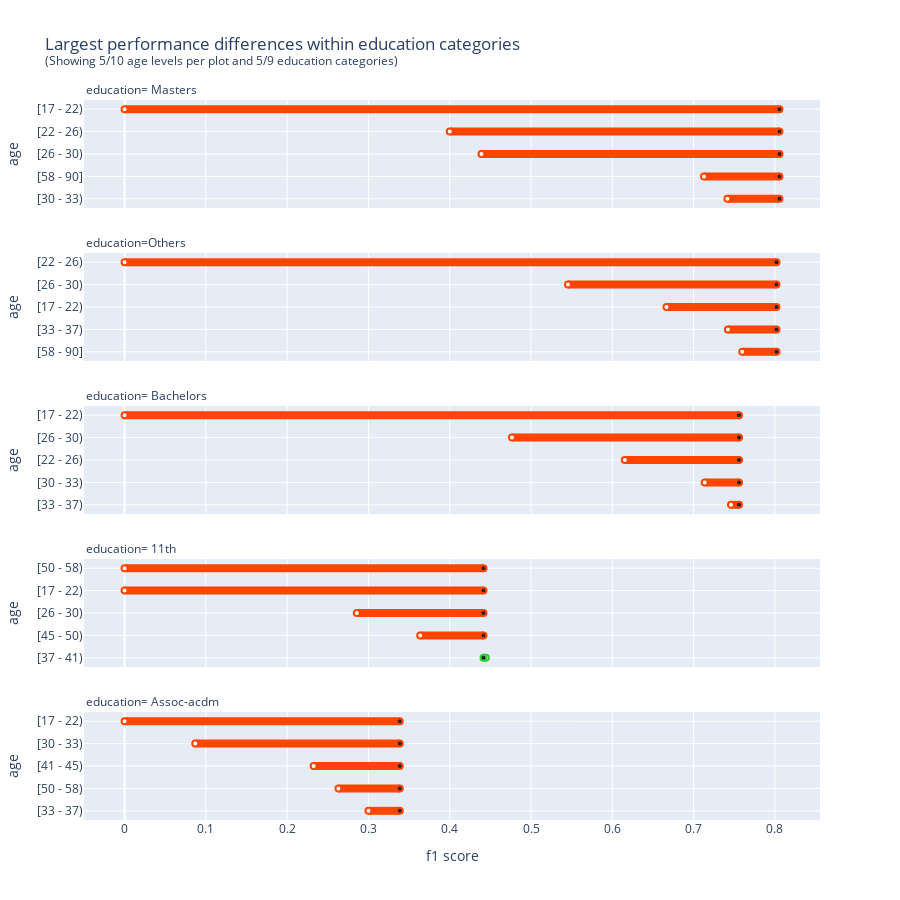

Notebook code cell kept with this figure:
### Code cell
check = PerformanceDisparityReport(protected_feature="age", control_feature="education", scorer="f1", max_subgroups_per_category_to_display=5, max_categories_to_display=5)
res = check.run(dataset, model=model)
res.display[0].show(rendered="svg")

### Figure 1 — Plotly figure (JSON) as saved in the notebook; plotly's stock layout.template omitted (floating-point values rounded to 4 significant figures)
{"data": [{"cliponaxis": false, "hovertemplate": ["%{y}: %{x} (group size: 96)<extra></extra>", "baseline: %{x} (group size: 1723)<extra></extra>"], "line": {"color": "orangered", "width": 8}, "marker": {"color": ["white", "#222222"], "line": {"color": ["orangered", "orangered"], "width": [2, 2]}, "size": 6, "symbol": 0}, "mode": "lines+text+markers", "opacity": 1, "showlegend": false, "type": "scatter", "x": [0.7416, 0.8056], "xaxis": "x", "y": ["[30 - 33)", "[30 - 33)"], "yaxis": "y"}, {"cliponaxis": false, "hovertemplate": ["%{y}: %{x} (group size: 188)<extra></extra>", "baseline: %{x} (group size: 1723)<extra></extra>"], "line": {"color": "orangered", "width": 8}, "marker": {"color": ["white", "#222222"], "line": {"color": ["orangered", "orangered"], "width": [2, 2]}, "size": 6, "symbol": 0}, "mode": "lines+text+markers", "opacity": 1, "showlegend": false, "type": "scatter", "x": [0.7128, 0.8056], "xaxis": "x", "y": ["[58 - 90]", "[58 - 90]"], "yaxis": "y"}, {"cliponaxis": false, "hovertemplate": ["%{y}: %{x} (group size: 121)<extra></extra>", "baseline: %{x} (group size: 1723)<extra></extra>"], "line": {"color": "orangered", "width": 8}, "marker": {"color": ["white", "#222222"], "line": {"color": ["orangered", "orangered"], "width": [2, 2]}, "size": 6, "symbol": 0}, "mode": "lines+text+markers", "opacity": 1, "showlegend": false, "type": "scatter", "x": [0.439, 0.8056], "xaxis": "x", "y": ["[26 - 30)", "[26 - 30)"], "yaxis": "y"}, {"cliponaxis": false, "hovertemplate": ["%{y}: %{x} (group size: 44)<extra></extra>", "baseline: %{x} (group size: 1723)<extra></extra>"], "line": {"color": "orangered", "width": 8}, "marker": {"color": ["white", "#222222"], "line": {"color": ["orangered", "orangered"], "width": [2, 2]}, "size": 6, "symbol": 0}, "mode": "lines+text+markers", "opacity": 1, "showlegend": false, "type": "scatter", "x": [0.4, 0.8056], "xaxis": "x", "y": ["[22 - 26)", "[22 - 26)"], "yaxis": "y"}, {"cliponaxis": false, "hovertemplate": ["%{y}: %{x} (group size: 3)<extra></extra>", "baseline: %{x} (group size: 1723)<extra></extra>"], "line": {"color": "orangered", "width": 8}, "marker": {"color": ["white", "#222222"], "line": {"color": ["orangered", "orangered"], "width": [2, 2]}, "size": 6, "symbol": 0}, "mode": "lines+text+markers", "opacity": 1, "showlegend": false, "type": "scatter", "x": [0, 0.8056], "xaxis": "x", "y": ["[17 - 22)", "[17 - 22)"], "yaxis": "y"}, {"cliponaxis": false, "hovertemplate": ["%{y}: %{x} (group size: 627)<extra></extra>", "baseline: %{x} (group size: 3134)<extra></extra>"], "line": {"color": "orangered", "width": 8}, "marker": {"color": ["white", "#222222"], "line": {"color": ["orangered", "orangered"], "width": [2, 2]}, "size": 6, "symbol": 0}, "mode": "lines+text+markers", "opacity": 1, "showlegend": false, "type": "scatter", "x": [0.7599, 0.802], "xaxis": "x2", "y": ["[58 - 90]", "[58 - 90]"], "yaxis": "y2"}, {"cliponaxis": false, "hovertemplate": ["%{y}: %{x} (group size: 268)<extra></extra>", "baseline: %{x} (group size: 3134)<extra></extra>"], "line": {"color": "orangered", "width": 8}, "marker": {"color": ["white", "#222222"], "line": {"color": ["orangered", "orangered"], "width": [2, 2]}, "size": 6, "symbol": 0}, "mode": "lines+text+markers", "opacity": 1, "showlegend": false, "type": "scatter", "x": [0.7421, 0.802], "xaxis": "x2", "y": ["[33 - 37)", "[33 - 37)"], "yaxis": "y2"}, {"cliponaxis": false, "hovertemplate": ["%{y}: %{x} (group size: 261)<extra></extra>", "baseline: %{x} (group size: 3134)<extra></extra>"], "line": {"color": "orangered", "width": 8}, "marker": {"color": ["white", "#222222"], "line": {"color": ["orangered", "orangered"], "width": [2, 2]}, "size": 6, "symbol": 0}, "mode": "lines+text+markers", "opacity": 1, "showlegend": false, "type": "scatter", "x": [0.6667, 0.802], "xaxis": "x2", "y": ["[17 - 22)", "[17 - 22)"], "yaxis": "y2"}, {"cliponaxis": false, "hovertemplate": ["%{y}: %{x} (group size: 216)<extra></extra>", "baseline: %{x} (group size: 3134)<extra></extra>"], "line": {"color": "orangered", "width": 8}, "marker": {"color": ["white", "#222222"], "line": {"color": ["orangered", "orangered"], "width": [2, 2]}, "size": 6, "symbol": 0}, "mode": "lines+text+markers", "opacity": 1, "showlegend": false, "type": "scatter", "x": [0.5455, 0.802], "xaxis": "x2", "y": ["[26 - 30)", "[26 - 30)"], "yaxis": "y2"}, {"cliponaxis": false, "hovertemplate": ["%{y}: %{x} (group size: 190)<extra></extra>", "baseline: %{x} (group size: 3134)<extra></extra>"], "line": {"color": "orangered", "width": 8}, "marker": {"color": ["white", "#222222"], "line": {"color": ["orangered", "orangered"], "width": [2, 2]}, "size": 6, "symbol": 0}, "mode": "lines+text+markers", "opacity": 1, "showlegend": false, "type": "scatter", "x": [0, 0.802], "xaxis": "x2", "y": ["[22 - 26)", "[22 - 26)"], "yaxis": "y2"}, {"cliponaxis": false, "hovertemplate": ["%{y}: %{x} (group size: 650)<extra></extra>", "baseline: %{x} (group size: 5355)<extra></extra>"], "line": {"color": "orangered", "width": 8}, "marker": {"color": ["white", "#222222"], "line": {"color": ["orangered", "orangered"], "width": [2, 2]}, "size": 6, "symbol": 0}, "mode": "lines+text+markers", "opacity": 1, "showlegend": false, "type": "scatter", "x": [0.746, 0.7559], "xaxis": "x3", "y": ["[33 - 37)", "[33 - 37)"], "yaxis": "y3"}, {"cliponaxis": false, "hovertemplate": ["%{y}: %{x} (group size: 514)<extra></extra>", "baseline: %{x} (group size: 5355)<extra></extra>"], "line": {"color": "orangered", "width": 8}, "marker": {"color": ["white", "#222222"], "line": {"color": ["orangered", "orangered"], "width": [2, 2]}, "size": 6, "symbol": 0}, "mode": "lines+text+markers", "opacity": 1, "showlegend": false, "type": "scatter", "x": [0.7136, 0.7559], "xaxis": "x3", "y": ["[30 - 33)", "[30 - 33)"], "yaxis": "y3"}, {"cliponaxis": false, "hovertemplate": ["%{y}: %{x} (group size: 671)<extra></extra>", "baseline: %{x} (group size: 5355)<extra></extra>"], "line": {"color": "orangered", "width": 8}, "marker": {"color": ["white", "#222222"], "line": {"color": ["orangered", "orangered"], "width": [2, 2]}, "size": 6, "symbol": 0}, "mode": "lines+text+markers", "opacity": 1, "showlegend": false, "type": "scatter", "x": [0.6154, 0.7559], "xaxis": "x3", "y": ["[22 - 26)", "[22 - 26)"], "yaxis": "y3"}, {"cliponaxis": false, "hovertemplate": ["%{y}: %{x} (group size: 706)<extra></extra>", "baseline: %{x} (group size: 5355)<extra></extra>"], "line": {"color": "orangered", "width": 8}, "marker": {"color": ["white", "#222222"], "line": {"color": ["orangered", "orangered"], "width": [2, 2]}, "size": 6, "symbol": 0}, "mode": "lines+text+markers", "opacity": 1, "showlegend": false, "type": "scatter", "x": [0.4766, 0.7559], "xaxis": "x3", "y": ["[26 - 30)", "[26 - 30)"], "yaxis": "y3"}, {"cliponaxis": false, "hovertemplate": ["%{y}: %{x} (group size: 10)<extra></extra>", "baseline: %{x} (group size: 5355)<extra></extra>"], "line": {"color": "orangered", "width": 8}, "marker": {"color": ["white", "#222222"], "line": {"color": ["orangered", "orangered"], "width": [2, 2]}, "size": 6, "symbol": 0}, "mode": "lines+text+markers", "opacity": 1, "showlegend": false, "type": "scatter", "x": [0, 0.7559], "xaxis": "x3", "y": ["[17 - 22)", "[17 - 22)"], "yaxis": "y3"}, {"cliponaxis": false, "hovertemplate": ["%{y}: %{x} (group size: 69)<extra></extra>", "baseline: %{x} (group size: 1175)<extra></extra>"], "line": {"color": "limegreen", "width": 8}, "marker": {"color": ["white", "#222222"], "line": {"color": ["limegreen", "limegreen"], "width": [2, 2]}, "size": 6, "symbol": 0}, "mode": "lines+text+markers", "opacity": 1, "showlegend": false, "type": "scatter", "x": [0.4444, 0.4416], "xaxis": "x4", "y": ["[37 - 41)", "[37 - 41)"], "yaxis": "y4"}, {"cliponaxis": false, "hovertemplate": ["%{y}: %{x} (group size: 79)<extra></extra>", "baseline: %{x} (group size: 1175)<extra></extra>"], "line": {"color": "orangered", "width": 8}, "marker": {"color": ["white", "#222222"], "line": {"color": ["orangered", "orangered"], "width": [2, 2]}, "size": 6, "symbol": 0}, "mode": "lines+text+markers", "opacity": 1, "showlegend": false, "type": "scatter", "x": [0.3636, 0.4416], "xaxis": "x4", "y": ["[45 - 50)", "[45 - 50)"], "yaxis": "y4"}, {"cliponaxis": false, "hovertemplate": ["%{y}: %{x} (group size: 87)<extra></extra>", "baseline: %{x} (group size: 1175)<extra></extra>"], "line": {"color": "orangered", "width": 8}, "marker": {"color": ["white", "#222222"], "line": {"color": ["orangered", "orangered"], "width": [2, 2]}, "size": 6, "symbol": 0}, "mode": "lines+text+markers", "opacity": 1, "showlegend": false, "type": "scatter", "x": [0.2857, 0.4416], "xaxis": "x4", "y": ["[26 - 30)", "[26 - 30)"], "yaxis": "y4"}, {"cliponaxis": false, "hovertemplate": ["%{y}: %{x} (group size: 434)<extra></extra>", "baseline: %{x} (group size: 1175)<extra></extra>"], "line": {"color": "orangered", "width": 8}, "marker": {"color": ["white", "#222222"], "line": {"color": ["orangered", "orangered"], "width": [2, 2]}, "size": 6, "symbol": 0}, "mode": "lines+text+markers", "opacity": 1, "showlegend": false, "type": "scatter", "x": [0, 0.4416], "xaxis": "x4", "y": ["[17 - 22)", "[17 - 22)"], "yaxis": "y4"}, {"cliponaxis": false, "hovertemplate": ["%{y}: %{x} (group size: 86)<extra></extra>", "baseline: %{x} (group size: 1175)<extra></extra>"], "line": {"color": "orangered", "width": 8}, "marker": {"color": ["white", "#222222"], "line": {"color": ["orangered", "orangered"], "width": [2, 2]}, "size": 6, "symbol": 0}, "mode": "lines+text+markers", "opacity": 1, "showlegend": false, "type": "scatter", "x": [0, 0.4416], "xaxis": "x4", "y": ["[50 - 58)", "[50 - 58)"], "yaxis": "y4"}, {"cliponaxis": false, "hovertemplate": ["%{y}: %{x} (group size: 147)<extra></extra>", "baseline: %{x} (group size: 1067)<extra></extra>"], "line": {"color": "orangered", "width": 8}, "marker": {"color": ["white", "#222222"], "line": {"color": ["orangered", "orangered"], "width": [2, 2]}, "size": 6, "symbol": 0}, "mode": "lines+text+markers", "opacity": 1, "showlegend": false, "type": "scatter", "x": [0.3, 0.3386], "xaxis": "x5", "y": ["[33 - 37)", "[33 - 37)"], "yaxis": "y5"}, {"cliponaxis": false, "hovertemplate": ["%{y}: %{x} (group size: 92)<extra></extra>", "baseline: %{x} (group size: 1067)<extra></extra>"], "line": {"color": "orangered", "width": 8}, "marker": {"color": ["white", "#222222"], "line": {"color": ["orangered", "orangered"], "width": [2, 2]}, "size": 6, "symbol": 0}, "mode": "lines+text+markers", "opacity": 1, "showlegend": false, "type": "scatter", "x": [0.2632, 0.3386], "xaxis": "x5", "y": ["[50 - 58)", "[50 - 58)"], "yaxis": "y5"}, {"cliponaxis": false, "hovertemplate": ["%{y}: %{x} (group size: 108)<extra></extra>", "baseline: %{x} (group size: 1067)<extra></extra>"], "line": {"color": "orangered", "width": 8}, "marker": {"color": ["white", "#222222"], "line": {"color": ["orangered", "orangered"], "width": [2, 2]}, "size": 6, "symbol": 0}, "mode": "lines+text+markers", "opacity": 1, "showlegend": false, "type": "scatter", "x": [0.2326, 0.3386], "xaxis": "x5", "y": ["[41 - 45)", "[41 - 45)"], "yaxis": "y5"}, {"cliponaxis": false, "hovertemplate": ["%{y}: %{x} (group size: 110)<extra></extra>", "baseline: %{x} (group size: 1067)<extra></extra>"], "line": {"color": "orangered", "width": 8}, "marker": {"color": ["white", "#222222"], "line": {"color": ["orangered", "orangered"], "width": [2, 2]}, "size": 6, "symbol": 0}, "mode": "lines+text+markers", "opacity": 1, "showlegend": false, "type": "scatter", "x": [0.08696, 0.3386], "xaxis": "x5", "y": ["[30 - 33)", "[30 - 33)"], "yaxis": "y5"}, {"cliponaxis": false, "hovertemplate": ["%{y}: %{x} (group size: 35)<extra></extra>", "baseline: %{x} (group size: 1067)<extra></extra>"], "line": {"color": "orangered", "width": 8}, "marker": {"color": ["white", "#222222"], "line": {"color": ["orangered", "orangered"], "width": [2, 2]}, "size": 6, "symbol": 0}, "mode": "lines+text+markers", "opacity": 1, "showlegend": false, "type": "scatter", "x": [0, 0.3386], "xaxis": "x5", "y": ["[17 - 22)", "[17 - 22)"], "yaxis": "y5"}], "layout": {"annotations": [{"font": {"size": 12}, "showarrow": false, "text": "education= Masters", "x": 0, "xanchor": "left", "xref": "paper", "y": 1.0, "yanchor": "bottom", "yref": "paper"}, {"font": {"size": 12}, "showarrow": false, "text": "education=Others", "x": 0, "xanchor": "left", "xref": "paper", "y": 0.7875, "yanchor": "bottom", "yref": "paper"}, {"font": {"size": 12}, "showarrow": false, "text": "education= Bachelors", "x": 0, "xanchor": "left", "xref": "paper", "y": 0.575, "yanchor": "bottom", "yref": "paper"}, {"font": {"size": 12}, "showarrow": false, "text": "education= 11th", "x": 0, "xanchor": "left", "xref": "paper", "y": 0.3624, "yanchor": "bottom", "yref": "paper"}, {"font": {"size": 12}, "showarrow": false, "text": "education= Assoc-acdm", "x": 0, "xanchor": "left", "xref": "paper", "y": 0.1499, "yanchor": "bottom", "yref": "paper"}], "height": 900, "title": {"text": "Largest performance differences within education categories<br><sup>(Showing 5/10 age levels per plot and 5/9 education categories)</sup>"}, "xaxis": {"anchor": "y", "domain": [0, 1], "matches": "x5", "showticklabels": false}, "xaxis2": {"anchor": "y2", "domain": [0, 1], "matches": "x5", "showticklabels": false}, "xaxis3": {"anchor": "y3", "domain": [0, 1], "matches": "x5", "showticklabels": false}, "xaxis4": {"anchor": "y4", "domain": [0, 1], "matches": "x5", "showticklabels": false}, "xaxis5": {"anchor": "y5", "domain": [0, 1], "title": {"text": "f1 score"}}, "yaxis": {"anchor": "x", "domain": [0.8501, 1.0], "tickmode": "linear", "title": {"text": "age"}}, "yaxis2": {"anchor": "x2", "domain": [0.6376, 0.7875], "tickmode": "linear", "title": {"text": "age"}}, "yaxis3": {"anchor": "x3", "domain": [0.425, 0.575], "tickmode": "linear", "title": {"text": "age"}}, "yaxis4": {"anchor": "x4", "domain": [0.2125, 0.3624], "tickmode": "linear", "title": {"text": "age"}}, "yaxis5": {"anchor": "x5", "domain": [0, 0.1499], "tickmode": "linear", "title": {"text": "age"}}}}
